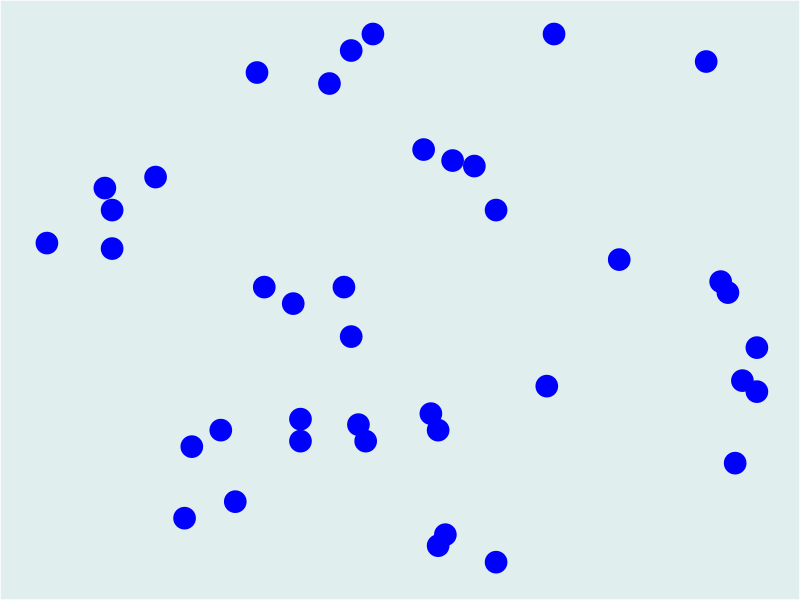
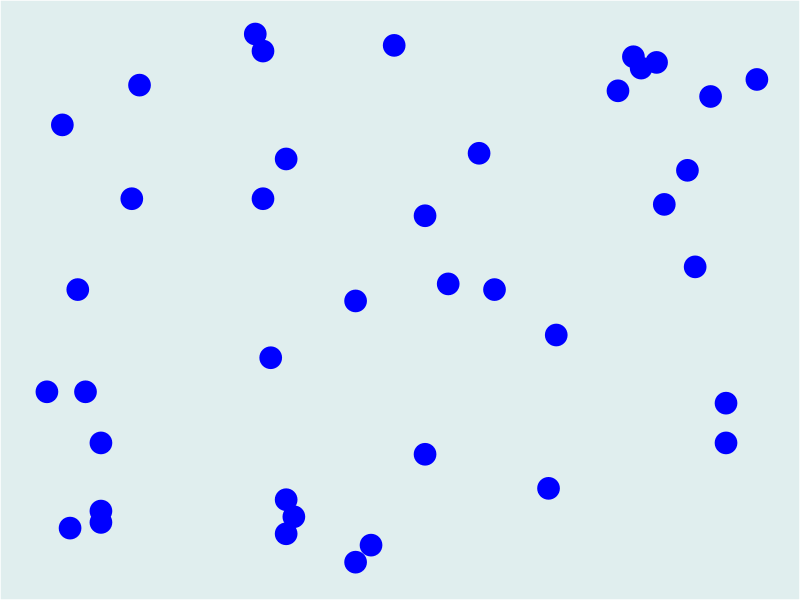
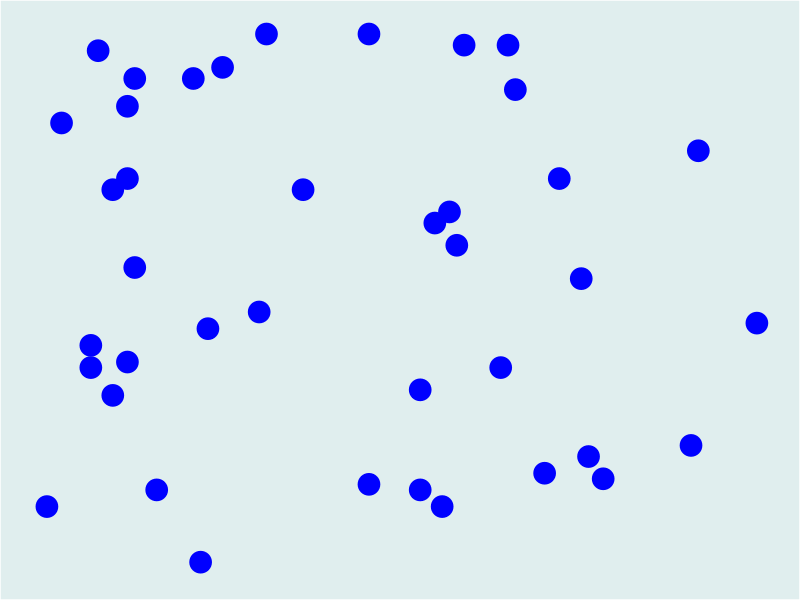
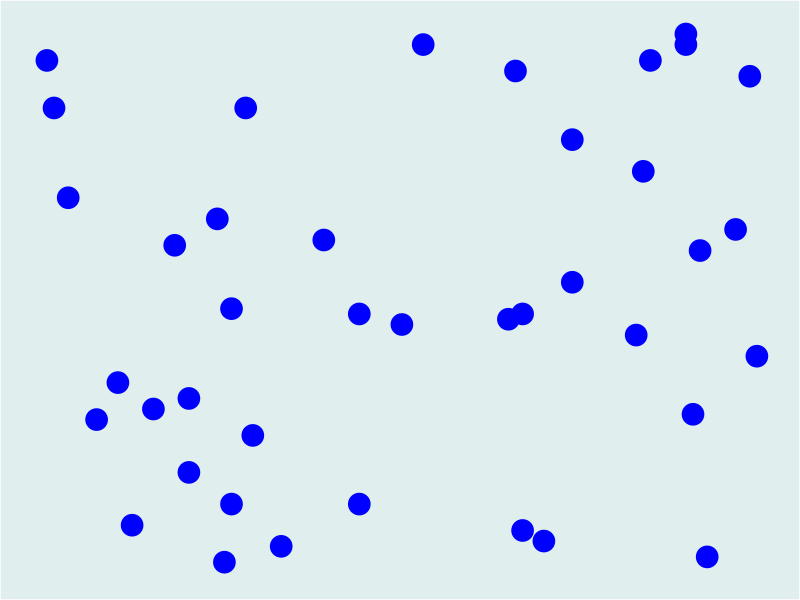
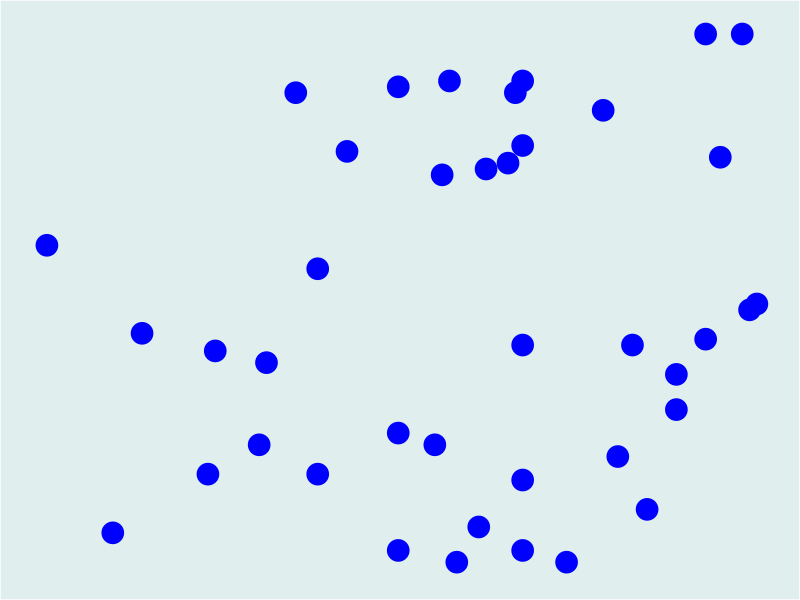
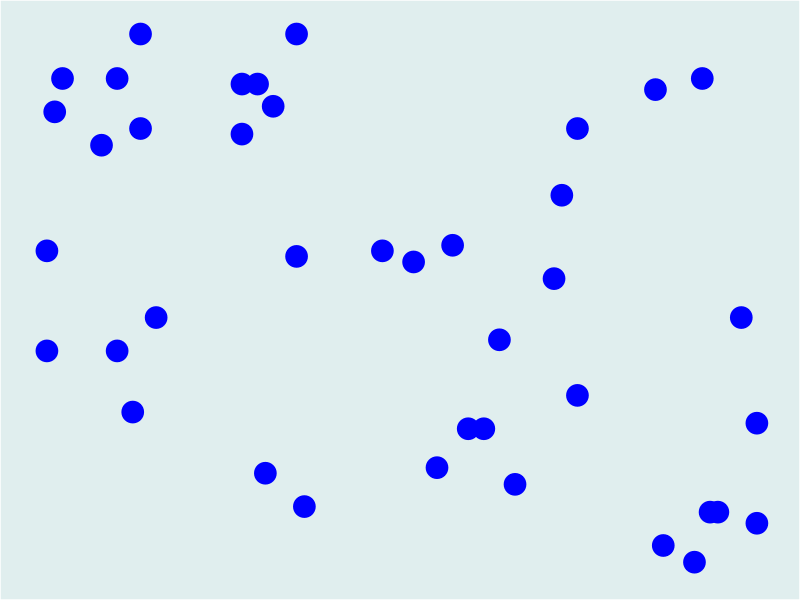
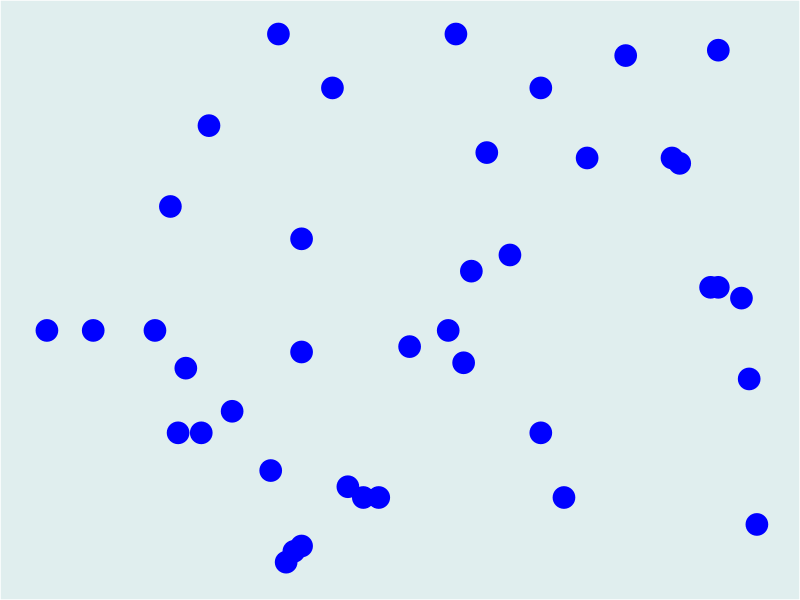
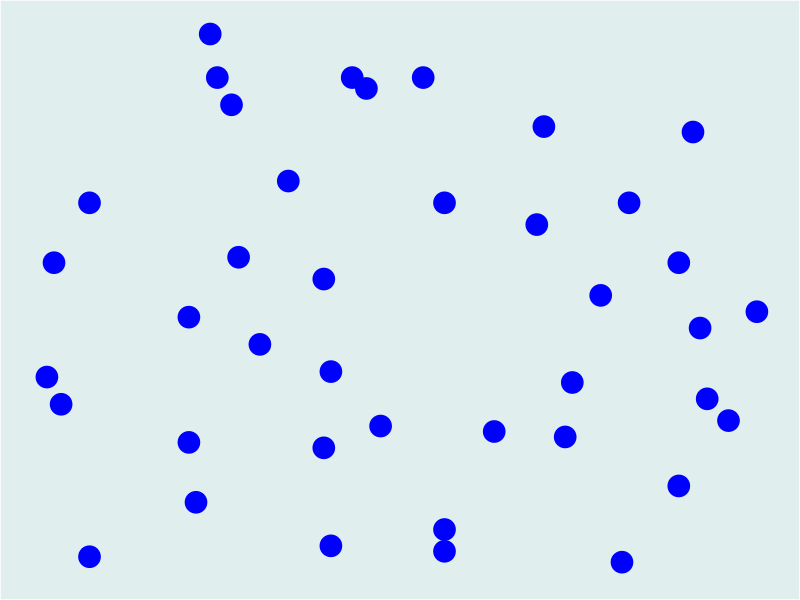

R code for these plots, in order: (Note: this script raises an error after producing the figures.)
library(ggplot2)
set.seed(3891412)

for(i in 1:60){
  starsx = data.frame(sample(c(0:100),40, replace = TRUE))
  starsy = data.frame(sample(c(0:100),40, replace = TRUE))
  starry = cbind(starsx,starsy)
  colnames(starry) <- c("starsx","starsy")

  ggplot(data=starry, aes(x=starsx, y = starsy)) + geom_point(color = "blue",size=7) + labs(x="", y ="") +
    theme(axis.line=element_blank(),axis.text.x=element_blank(),
          axis.text.y=element_blank(),axis.ticks=element_blank(),
          axis.title.x=element_blank(),
          axis.title.y=element_blank(),legend.position="none",
          panel.background=element_blank(),panel.border=element_blank(),panel.grid.major=element_blank(),
          panel.grid.minor=element_blank(),plot.background = element_rect(fill = "azure2"))
  
  name <- paste0("star_", as.character(i),".png")
  ggsave(name)
}
